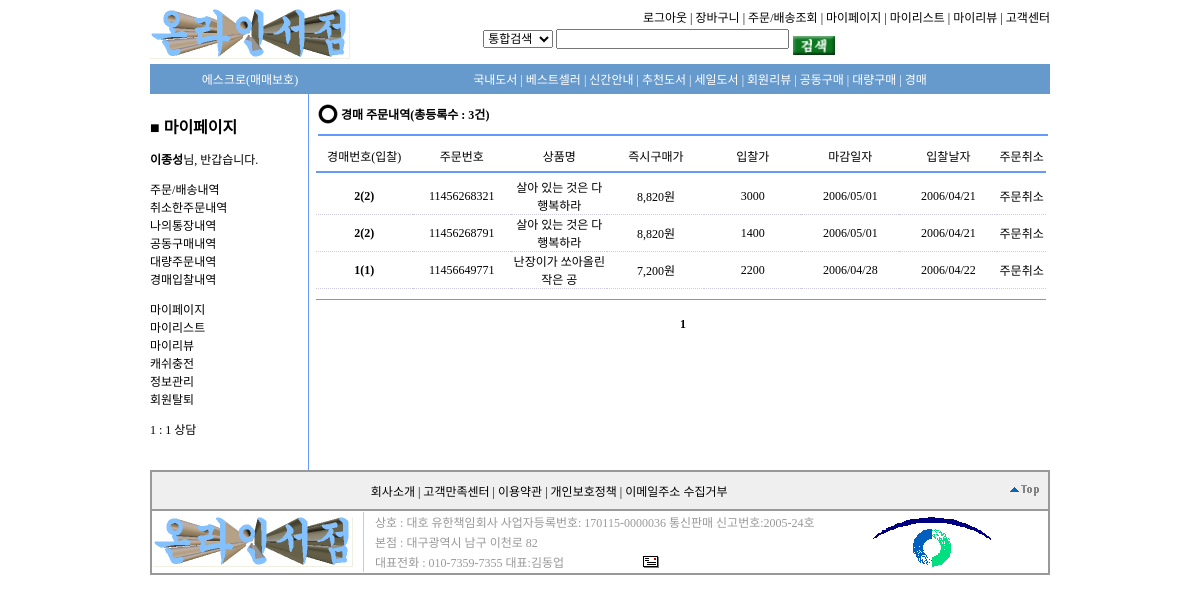
/MyAuctionOrderList.php (signed in), run on the app's committed database.
### tables this page shows
CREATE TABLE `auctionorder` (
  `id` int(11) NOT NULL auto_increment,
  `ordernum` varchar(20) NOT NULL default '',
  `orderer` varchar(20) NOT NULL default '',
  `ordername` varchar(50) NOT NULL default '',
  `auctionid` int(11) NOT NULL default '0',
  `auctionprice` int(11) NOT NULL default '0',
  `tel1` varchar(4) NOT NULL default '',
  `tel2` varchar(4) NOT NULL default '',
  `tel3` varchar(4) NOT NULL default '',
  `htel1` varchar(4) NOT NULL default '',
  `htel2` varchar(4) NOT NULL default '',
  `htel3` varchar(4) NOT NULL default '',
  `post1` varchar(10) NOT NULL default '',
  `post2` varchar(30) NOT NULL default '',
  `address` varchar(90) NOT NULL default '',
  `post_num` varchar(90) NOT NULL default '',
  `email` varchar(50) NOT NULL default '',
  `bname` varchar(12) NOT NULL default '',
  `btel1` varchar(4) NOT NULL default '',
  `btel2` varchar(4) NOT NULL default '',
  `btel3` varchar(4) NOT NULL default '',
  `bhtel1` varchar(4) NOT NULL default '',
  `bhtel2` varchar(4) NOT NULL default '',
  `bhtel3` varchar(4) NOT NULL default '',
  `bpost1` varchar(10) NOT NULL default '',
  `bpost2` varchar(30) NOT NULL default '',
  `baddress` varchar(90) NOT NULL default '',
  `bpost_num` varchar(90) NOT NULL default '',
  `bemail` varchar(50) NOT NULL default '',
  `content` varchar(100) default NULL,
  `completion` tinyint(4) NOT NULL default '0',
  `confirmation` tinyint(4) NOT NULL default '0',
  `orderday` int(11) NOT NULL default '0',
  PRIMARY KEY  (`id`),
  KEY `ordernum` (`ordernum`),
  KEY `orderer` (`orderer`),
  KEY `ordername` (`ordername`),
  KEY `confirmation` (`confirmation`),
  KEY `completion` (`completion`),
  KEY `auctionid` (`auctionid`)
);

CREATE TABLE `auctionpurchase` (
  `id` int(11) NOT NULL auto_increment,
  `goodsid` int(11) NOT NULL default '0',
  `fixprice` int(11) NOT NULL default '0',
  `stprice` int(11) NOT NULL default '0',
  `price` int(11) NOT NULL default '0',
  `recordquantity` int(11) NOT NULL default '0',
  `orderquantity` int(11) NOT NULL default '0',
  `enddate` int(11) NOT NULL default '0',
  `rdate` int(11) NOT NULL default '0',
  PRIMARY KEY  (`id`)
);

CREATE TABLE `goods` (
  `id` int(11) NOT NULL auto_increment,
  `pwd` varchar(20) NOT NULL default '',
  `fixnum` int(11) NOT NULL default '0',
  `gs2id` int(11) NOT NULL default '0',
  `gs3id` int(11) NOT NULL default '0',
  `name` varchar(50) NOT NULL default '',
  `author` varchar(50) NOT NULL default '',
  `publishing` varchar(20) NOT NULL default '',
  `pyear` year(4) NOT NULL default '0000',
  `pmonth` char(2) NOT NULL default '',
  `pday` char(2) NOT NULL default '',
  `epage` smallint(6) NOT NULL default '0',
  `isbn` varchar(20) NOT NULL default '',
  `fixprice` int(11) NOT NULL default '0',
  `price` int(11) NOT NULL default '0',
  `dday` tinyint(4) NOT NULL default '0',
  `dcost` tinyint(4) NOT NULL default '0',
  `dcountry` tinyint(4) NOT NULL default '0',
  `lowest` tinyint(4) NOT NULL default '0',
  `gsnew` tinyint(4) NOT NULL default '0',
  `best` tinyint(4) NOT NULL default '0',
  `recomend` tinyint(4) NOT NULL default '0',
  `sale` tinyint(4) NOT NULL default '0',
  `rela` varchar(30) default NULL,
  `point` int(11) NOT NULL default '0',
  `mania` tinyint(4) NOT NULL default '0',
  `volume` smallint(6) default NULL,
  `rdate` int(11) NOT NULL default '0',
  `filename` varchar(50) default NULL,
  `filename2` varchar(50) default NULL,
  PRIMARY KEY  (`id`),
  KEY `name` (`name`),
  KEY `fixnum` (`fixnum`),
  KEY `new` (`gsnew`),
  KEY `best` (`best`),
  KEY `sale` (`sale`),
  KEY `rela` (`rela`),
  KEY `rdate` (`rdate`),
  KEY `author` (`author`),
  KEY `publishing` (`publishing`)
);

### config/config.php (called while the page is built, shortened)
<?php
$limit50          = 50;
?>

### MyAuctionOrderList.php (the view, shortened to what this page needs)
<?php
include "top.php";
include "MyPageLeft.php";
include "config/config.php";
if(!isset($_SESSION['my_member_id'])){$my_member_id ="";} else {$my_member_id = $_SESSION['my_member_id'];}
if(!isset($_REQUEST['fromnum'])){$fromnum =0;} else {$fromnum = $_REQUEST['fromnum'];}
if(!isset($_REQUEST['page'])){$page  =1;} else {$page  = $_REQUEST['page'];}
if($my_member_id){
    $numresults=mysqli_query($link,"select id from auctionorder where orderer='$my_member_id'");
    $numrows=mysqli_num_rows($numresults);
    $totalpage = ceil($numrows / $limit50);
?>
<table align="center" border="0" cellpadding="0" cellspacing="0" width="730">
<tr>
<td width="20" height="40">
<img src="image/green_folder.jpg" border="0">
</td>
<td width="710"> &nbsp;<B>경매 주문내역(총등록수 : <?php echo number_format($numrows); ?>건)</B>
</td>
</tr>
<tr><td colspan="4" height="2" bgcolor="#6699FF"></td></tr>
<tr><td colspan="3" height="5"></td></tr>
</table>
<table width="730" border="0" cellpadding="0" cellspacing="0">
<tr>
<td width="100" height="30" align="center">경매번호(입찰)</td>
<td width="100" height="30" align="center">주문번호</td>
<td width="100" height="30" align="center">상품명</td>
<td width="100" height="30" align="center">즉시구매가</td>
<td width="100" height="30" align="center">입찰가</td>
<td width="80" height="30" align="center">마감일자</td>
<td width="100" height="30" align="center">입찰날자</td>
<td width="50" height="30" align="center">주문취소</td>
</tr>
<tr><td colspan="8" height="2" bgcolor="#6699FF"></td></tr>
<tr><td colspan="8" height="5"></td></tr>
<?php
if($fromnum == 0 ) $fromnum = 0;
$numresult=mysqli_query($link,"select * from auctionorder where orderer='$my_member_id' order by auctionid desc, auctionprice desc limit $fromnum,$limit50");
while ($row=mysqli_fetch_array($numresult)){
$query2=mysqli_query($link,"select * from auctionpurchase where id='$row[auctionid]'");
$row2=mysqli_fetch_array($query2);
$query=mysqli_query($link,"select * from goods where id='$row2[goodsid]'");
$rowbody=mysqli_fetch_array($query);
?>
<tr>
<td width="100" align="center" style="border-bottom-width:1; border-bottom-color:CFCADF; border-bottom-style:dotted;">
<b><?php echo number_format($row2['id']); ?>(<?php echo number_format($row2['orderquantity']); ?>)</b>
</td>
<td width="100" align="center" height="30" style="border-bottom-width:1; border-bottom-color:CFCADF; border-bottom-style:dotted;">
<?php echo $row['ordernum']; ?>
</td>
<td width="100" align="center" style="border-bottom-width:1; border-bottom-color:CFCADF; border-bottom-style:dotted;">
<?php echo $rowbody['name']; ?>
</td>
<td width="100" align="center" style="border-bottom-width:1; border-bottom-color:CFCADF; border-bottom-style:dotted;">
<?php echo number_format($row2['fixprice']); ?>원
</td>
<td width="100" align="center" style="border-bottom-width:1; border-bottom-color:CFCADF; border-bottom-style:dotted;">
<?php echo $row['auctionprice']; ?>
</td>
<td width="100" align="center" style="border-bottom-width:1; border-bottom-color:CFCADF; border-bottom-style:dotted;">
<?php
$ordertime=$row2['enddate'];
$orderyear = date('Y',$ordertime);
$ordermonth = date('m',$ordertime);
$orderday = date('d',$ordertime);
echo $orderyear."/".$ordermonth."/".$orderday;
?>
</td>
<td width="100" align="center" style="border-bottom-width:1; border-bottom-color:CFCADF; border-bottom-style:dotted;">
<?php
$ordertime=$row['orderday'];
$orderyear = date('Y',$ordertime);
$ordermonth = date('m',$ordertime);
$orderday = date('d',$ordertime);
echo $orderyear."/".$ordermonth."/".$orderday;
?>
</td>
<td width="50" align="center" style="border-bottom-width:1; border-bottom-color:CFCADF; border-bottom-style:dotted;">
<a href="<?php echo $_SERVER['SCRIPT_NAME']?>?delid=<?php echo $row['id']?>&quantity=<?php echo $row['quantity']?>&updateid=<?php echo $row2['id']?>&mod=auctionorderdel">주문취소</a>
</td>
</tr>
<?php
}
?>
</table>
<table border="0" cellpadding="0" cellspacing="0" width="730">
<tr><td height="10"></td></tr>
<tr><td height="1" bgcolor="#6699FF"></td></tr>
<tr><td height="5"></td></tr>
</table>
<p>
<center><?php echo pagenavigate($page, $totalpage, $_SERVER['SCRIPT_NAME'])?></center>
<?php
}else{
include "link_login.php";
}
include "bottom.php";
?>

### css/stylesheet.css (style rules this page uses)
body, p, td, input, select, textarea { font-size:9pt; }
A:link { text-decoration: none; color:#000000; }

### data on the page
auctionorder: auctionpurchase.id "2", auctionpurchase.orderquantity "2", ordernum "11456268321", goods.name "살아 있는 것은 다 행복하라", auctionpurchase.fixprice "8,820", auctionprice "3000", auctionpurchase.enddate "2006", auctionpurchase.enddate "05", auctionpurchase.enddate "01", orderday "2006", orderday "04", orderday "21"
auctionorder: auctionpurchase.id "2", auctionpurchase.orderquantity "2", ordernum "11456268791", goods.name "살아 있는 것은 다 행복하라", auctionpurchase.fixprice "8,820", auctionprice "1400", auctionpurchase.enddate "2006", auctionpurchase.enddate "05", auctionpurchase.enddate "01", orderday "2006", orderday "04", orderday "21"
auctionorder: auctionpurchase.id "1", auctionpurchase.orderquantity "1", ordernum "11456649771", goods.name "난장이가 쏘아올린 작은 공", auctionpurchase.fixprice "7,200", auctionprice "2200", auctionpurchase.enddate "2006", auctionpurchase.enddate "04", auctionpurchase.enddate "28", orderday "2006", orderday "04", orderday "22"

### other printed values
$my_name "이종성"
$numrows "3"
